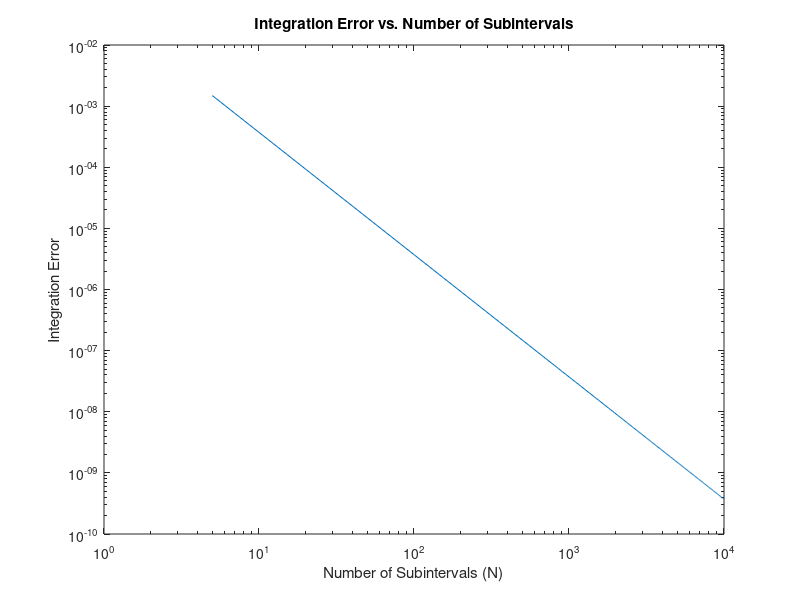

MATLAB code for this plot:
function [integration_error, Nt, ft_5, integral_1000] = zadanie2()
     % Numeryczne całkowanie metodą prostokątów.
    % Nt - wektor zawierający liczby podprzedziałów całkowania
    % integration_error - integration_error(1,i) zawiera błąd całkowania wyznaczony
    %   dla liczby podprzedziałów równej Nt(i). Zakładając, że obliczona wartość całki
    %   dla Nt(i) liczby podprzedziałów całkowania wyniosła integration_result,
    %   to integration_error(1,i) = abs(integration_result - reference_value),
    %   gdzie reference_value jest wartością referencyjną całki.
    % ft_5 - gęstość funkcji prawdopodobieństwa dla n=5
    % integral_1000 - całka od 0 do 5 funkcji gęstości prawdopodobieństwa
    %   dla 1000 podprzedziałów całkowania

   % Parameters
   mu = 10; % Mean
   sigma = 3; % Standard deviation
   reference_value = 0.0473612919396179; % Reference value for the integral

   % Function definition
   f = @(t) (1 / (sigma * sqrt(2 * pi))) * exp(-((t - mu)^2) / (2 * sigma^2));

   % Calculate f(t) for t = 5
   t = 5;
   ft_5 = f(t);
   
 

   % Calculate the integral for N = 1000
   N_1000 = 1000;
   integral_1000 = trapezoid_method(f, N_1000);

   % Initialize Nt and integration_error
   Nt = 5:50:10^4;
   integration_error = zeros(size(Nt));
   
   % Calculate integration error for different Nt values
   for i = 1:length(Nt)
       N = Nt(i);
       integral = trapezoid_method(f, N);
       integration_error(i) = abs(integral - reference_value);
   end

   % Plot the integration error
   figure;
   loglog(Nt, integration_error);
   xlabel('Number of Subintervals (N)');
   ylabel('Integration Error');
   title('Integration Error vs. Number of Subintervals');
   saveas(gcf, 'zadanie2.png');
end

  % Trapezoid method for numerical integration
  function integral = trapezoid_method(func, N)
    a = 0;
    b = 5;
    dx = (b - a) / N;
    x = linspace(a, b, N + 1);
    y = arrayfun(func, x);
    integral = sum((y(2:end) + y(1:end-1)) * dx / 2);
end
 